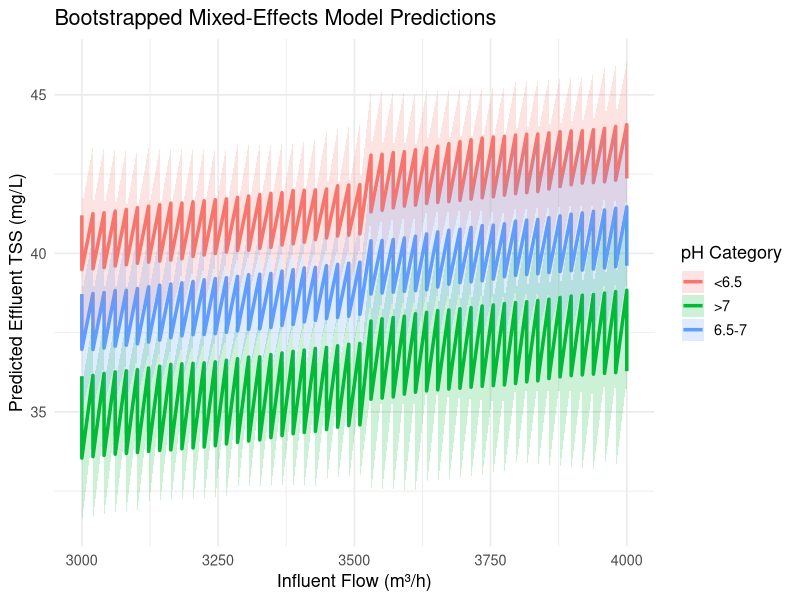
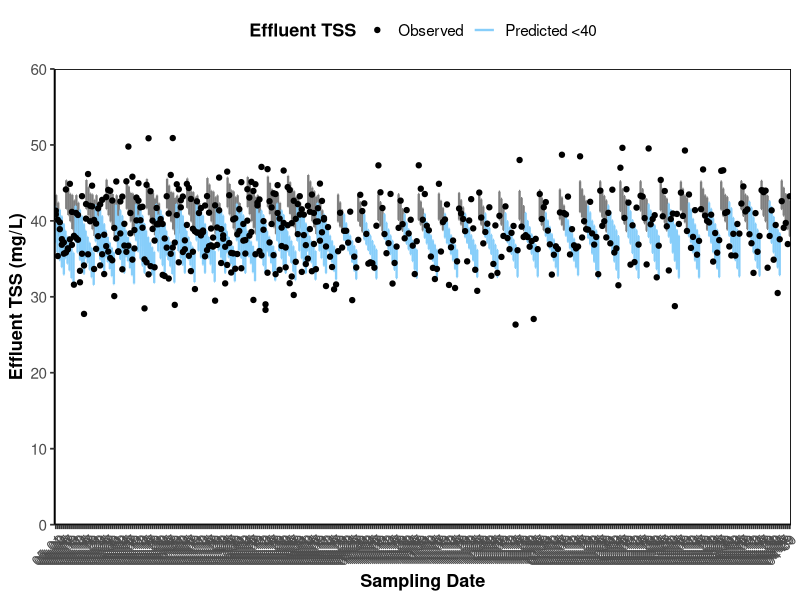

The R script that drew these images, in order:
##############################################################
# Example Workflow: Mixed-Effects Model to Test Operational Treatment Reccomendations
#
# Description:
#   Demonstrates how to:
#     1. Fit a mixed-effects model using lme4::lmer()
#     2. Simulate bootstrapped confidence intervals via bootMer()
#     3. Generate predicted effluent TSS values under different scenarios
#     4. Visualize predicted vs observed data with uncertainty bounds
#
#   All data here are synthetic and reproducible.
##############################################################

# ------------------------------------------------------------
# 0. Libraries
# ------------------------------------------------------------

library(tidyverse)
library(lme4)
library(ggplot2)
library(ggpubr)

# ------------------------------------------------------------
# 1. Generate Example Dataset
# REplace with actual data
# ------------------------------------------------------------

set.seed(42)

n <- 150
example_data <- tibble(
  flow = runif(n, 3000, 4000),
  ph_meter = runif(n, 6, 7.5),
  alum_dose = runif(n, 2, 7),
  poly_dose = runif(n, 1, 2.5),
  total_solids_clarifer = runif(n, 200, 1000)
) %>%
  mutate(
    eff_tss = 20 + 0.004 * flow + 
      -3 * (ph_meter - 6.8) +
      0.8 * alum_dose +
      0.5 * poly_dose +
      rnorm(n, 0, 5),
    flow_binned = ifelse(flow < 3515, "<3515", ">3515"),
    ph = case_when(
      ph_meter < 6.5 ~ "<6.5",
      ph_meter >= 7 ~ ">7",
      TRUE ~ "6.5-7"
    )
  )

# ------------------------------------------------------------
# 2. Fit Mixed-Effects Model
# ------------------------------------------------------------

model <- lmer(eff_tss ~ alum_dose + poly_dose + total_solids_clarifer + ph_meter +
                flow + (1 | flow_binned) + (1 | ph),
              data = example_data)

summary(model)

# ------------------------------------------------------------
# 3. Create New Scenario Data
# again replace with actual data and actual recomendations
# ------------------------------------------------------------

new_data <- expand_grid(
  flow = seq(3000, 4000, length.out = 50),
  ph_meter = seq(6, 7.5, length.out = 10)
) %>%
  mutate(
    alum_dose = ifelse(flow < 3515, 4, 5),
    poly_dose = 1.5,
    total_solids_clarifer = ifelse(flow < 3515, 500, 1000),
    flow_binned = ifelse(flow < 3515, "<3515", ">3515"),
    ph = case_when(
      ph_meter < 6.5 ~ "<6.5",
      ph_meter >= 7 ~ ">7",
      TRUE ~ "6.5-7"
    )
  )

# ------------------------------------------------------------
# 4. Define Bootstrapping Functions
# ------------------------------------------------------------

predfn <- function(.) predict(., newdata = new_data, re.form = NULL)

sumBoot <- function(merBoot) {
  data.frame(
    fit = apply(merBoot$t, 2, function(x) quantile(x, 0.5, na.rm = TRUE)),
    lwr = apply(merBoot$t, 2, function(x) quantile(x, 0.025, na.rm = TRUE)),
    upr = apply(merBoot$t, 2, function(x) quantile(x, 0.975, na.rm = TRUE))
  )
}

# ------------------------------------------------------------
# 5. Bootstrapping Model Predictions
# ------------------------------------------------------------

boot_res <- bootMer(model, predfn, nsim = 100, use.u = TRUE, type = "parametric")

boot_summary <- sumBoot(boot_res)

# Combine bootstrap summary with scenario data
results <- bind_cols(new_data, boot_summary)

# ------------------------------------------------------------
# 6. Plot Bootstrapped Predictions
# ------------------------------------------------------------

ggplot(results, aes(x = flow, y = fit, color = ph)) +
  geom_line(size = 1.2) +
  geom_ribbon(aes(ymin = lwr, ymax = upr, fill = ph), alpha = 0.2, color = NA) +
  theme_minimal(base_size = 13) +
  labs(
    title = "Bootstrapped Mixed-Effects Model Predictions",
    x = "Influent Flow (m³/h)",
    y = "Predicted Effluent TSS (mg/L)",
    color = "pH Category",
    fill = "pH Category"
  )

# ------------------------------------------------------------
# 7. Example Comparison: Observed vs Predicted
# ------------------------------------------------------------

# Simulate observed data (for example purposes, use actual data)
results$Actual_Effluent_TSS <- results$fit + rnorm(nrow(results), 0, 3)
results$Target <- ifelse(results$fit < 40, "Predicted <40", "Predicted ≥40")

library(ggplot2)
library(dplyr)

# Assume 'results' dataframe contains:
# Date (as.Date), fit, lwr, upr, Target ("Predicted <25"/"<40"), 
# and `Actual Effluent TSS` (numeric)

# Example color scheme
Value <- c("Observed" = "black", "Predicted <25" = "firebrick4", "Predicted <40" = "lightskyblue")

# Format dates for clean x-axis labels

# simuate it here for ex, use actual data

results <- results %>%
  dplyr::mutate(
    Date = seq.Date(from = as.Date("2024-05-01"), by = "day", length.out = n()),
    DateLabel = format(Date, "%m-%d"),
    DateLabel = factor(DateLabel, levels = unique(DateLabel))
  )

# results <- results %>%
#   dplyr::mutate(DateLabel = format(Date, "%m-%d")) %>%
#   dplyr::mutate(DateLabel = factor(DateLabel, levels = format(sort(unique(Date)), "%m-%d")))

# Position adjustment to dodge overlapping bars
dodge <- position_dodge(width = 0.8)

# --- Plot ---
ggplot(results, aes(x = DateLabel, y = fit, color = Target)) +
  geom_errorbar(
    aes(ymin = lwr, ymax = upr, color = Target),
    width = 0.6, size = 0.8, position = dodge
  ) +
  geom_point(aes(y = `Actual_Effluent_TSS`, color = "Observed"), size = 1.5) +
  scale_color_manual(values = Value) +
  scale_y_continuous(limits = c(0, 60), expand = c(0, 0)) +
  labs(
    title = NULL,
    x = "Sampling Date",
    y = "Effluent TSS (mg/L)",
    color = "Effluent TSS"
  ) +
  theme_classic(base_size = 13) +
  theme(
    legend.position = "top",
    legend.title = element_text(face = "bold"),
    legend.text = element_text(size = 11),
    axis.title.x = element_text(face = "bold", size = 13),
    axis.title.y = element_text(face = "bold", size = 13),
    axis.text.x = element_text(size = 10, angle = 45, hjust = 1),
    axis.text.y = element_text(size = 11),
    panel.border = element_rect(colour = "black", fill = NA, size = 0.6)
  )

# ------------------------------------------------------------
# 8. Export CI Data
# ------------------------------------------------------------

# write.csv(results, "output/mixed_model_bootstrap_results.csv", row.names = FALSE)
